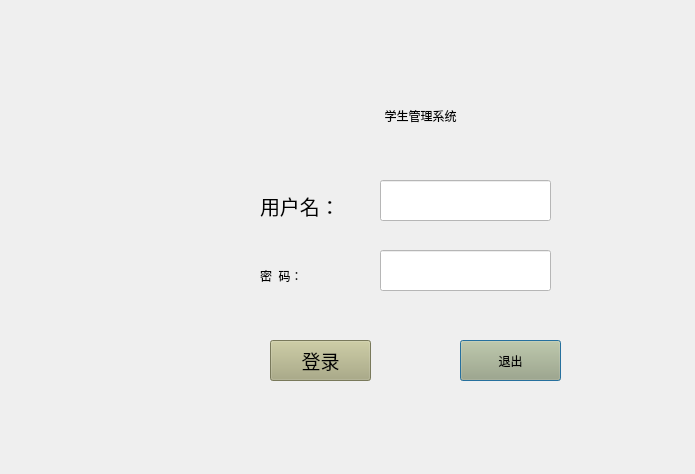
<?xml version="1.0" encoding="UTF-8"?>
<ui version="4.0">
 <class>LoginDialog</class>
 <widget class="QDialog" name="LoginDialog">
  <property name="geometry">
   <rect>
    <x>0</x>
    <y>0</y>
    <width>695</width>
    <height>474</height>
   </rect>
  </property>
  <property name="windowTitle">
   <string>Dialog</string>
  </property>
  <widget class="QPushButton" name="quitBtn">
   <property name="geometry">
    <rect>
     <x>460</x>
     <y>340</y>
     <width>101</width>
     <height>41</height>
    </rect>
   </property>
   <property name="styleSheet">
    <string notr="true">background-color: rgb(170, 170, 127);
font: 14pt &quot;仿宋&quot;;</string>
   </property>
   <property name="text">
    <string>退出</string>
   </property>
  </widget>
  <widget class="QLabel" name="passwd">
   <property name="geometry">
    <rect>
     <x>260</x>
     <y>260</y>
     <width>101</width>
     <height>31</height>
    </rect>
   </property>
   <property name="styleSheet">
    <string notr="true">font: 15pt &quot;仿宋&quot;;</string>
   </property>
   <property name="text">
    <string>密  码：</string>
   </property>
  </widget>
  <widget class="QLineEdit" name="pwdLineEdit">
   <property name="geometry">
    <rect>
     <x>380</x>
     <y>250</y>
     <width>171</width>
     <height>41</height>
    </rect>
   </property>
   <property name="font">
    <font>
     <family>仿宋</family>
     <pointsize>14</pointsize>
    </font>
   </property>
   <property name="styleSheet">
    <string notr="true">
background-color: rgb(255, 255, 255);</string>
   </property>
   <property name="echoMode">
    <enum>QLineEdit::Password</enum>
   </property>
   <property name="readOnly">
    <bool>false</bool>
   </property>
  </widget>
  <widget class="QLineEdit" name="usrLineEdit">
   <property name="geometry">
    <rect>
     <x>380</x>
     <y>180</y>
     <width>171</width>
     <height>41</height>
    </rect>
   </property>
   <property name="font">
    <font>
     <family>仿宋</family>
     <pointsize>14</pointsize>
    </font>
   </property>
   <property name="styleSheet">
    <string notr="true">
background-color: rgb(255, 255, 255);</string>
   </property>
   <property name="readOnly">
    <bool>false</bool>
   </property>
  </widget>
  <widget class="QLabel" name="user">
   <property name="geometry">
    <rect>
     <x>260</x>
     <y>190</y>
     <width>101</width>
     <height>31</height>
    </rect>
   </property>
   <property name="font">
    <font>
     <family>仿宋</family>
     <pointsize>15</pointsize>
     <weight>50</weight>
     <italic>false</italic>
     <bold>false</bold>
    </font>
   </property>
   <property name="styleSheet">
    <string notr="true">font: 15pt &quot;仿宋&quot;;</string>
   </property>
   <property name="text">
    <string>用户名：</string>
   </property>
  </widget>
  <widget class="QPushButton" name="loginBtn">
   <property name="geometry">
    <rect>
     <x>270</x>
     <y>340</y>
     <width>101</width>
     <height>41</height>
    </rect>
   </property>
   <property name="font">
    <font>
     <family>仿宋</family>
     <pointsize>14</pointsize>
     <weight>50</weight>
     <italic>false</italic>
     <bold>false</bold>
    </font>
   </property>
   <property name="styleSheet">
    <string notr="true">background-color: rgb(170, 170, 127);
font: 14pt &quot;仿宋&quot;;</string>
   </property>
   <property name="text">
    <string>登录</string>
   </property>
  </widget>
  <widget class="QLabel" name="title">
   <property name="geometry">
    <rect>
     <x>280</x>
     <y>80</y>
     <width>281</width>
     <height>71</height>
    </rect>
   </property>
   <property name="styleSheet">
    <string notr="true">font: 22pt &quot;黑体&quot;;</string>
   </property>
   <property name="text">
    <string>学生管理系统</string>
   </property>
   <property name="alignment">
    <set>Qt::AlignCenter</set>
   </property>
  </widget>
 </widget>
 <resources/>
 <connections/>
</ui>
